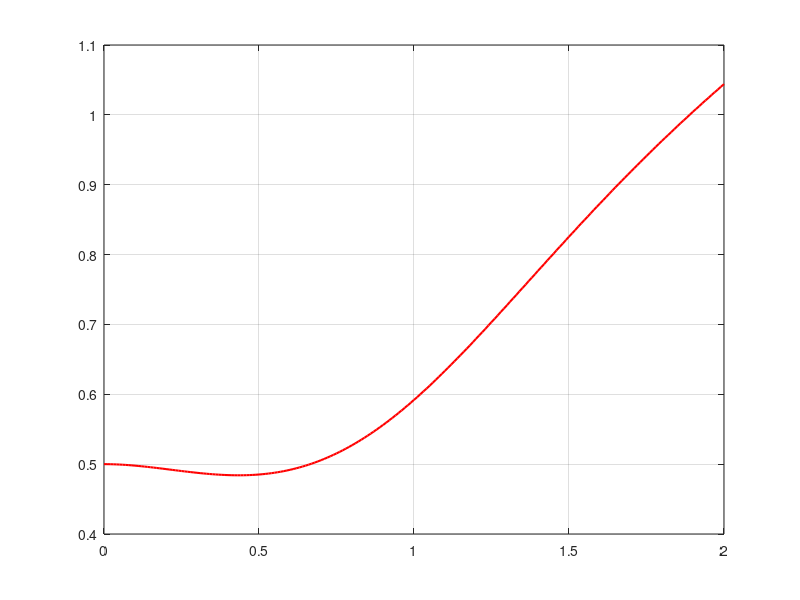

The MATLAB script that drew this image: (Note: this script raises an error after producing the figure.)
f = @(x,y) (-2.*x.*y.^2)./(1+x.^2) + (x.^2)./(1+y.^2*x);	% Права частина рівняння
t = 0:0.01:2;					% Часова сітка
Y = zeros(size(t));			% Вектор майбутнього розв'язку
Y(1) = 0.5;						% Початкове значення розв'язку береться з ПУ
for i = 1:length(t)-1
	F = @(z) z-Y(i)-0.5*(t(i+1)-t(i))*(f(t(i),Y(i))+f(t(i+1),z));
									% Функція для розв'язання рівняння, яке визначає
									% Y(i+1) (неявна схема)
	Y(i+1) = fzero(F,Y(i));	% Відшукання Y(i+1) в ході неявної схеми
end
plot(t,Y,'r-','LineWidth',1.5) 
grid
hold on
pause
[tt,YY] = ode23(f,[t0 T],u0);
plot(tt,YY,'bo ','LineWidth',1.5,'MarkerSize',4)
hold off